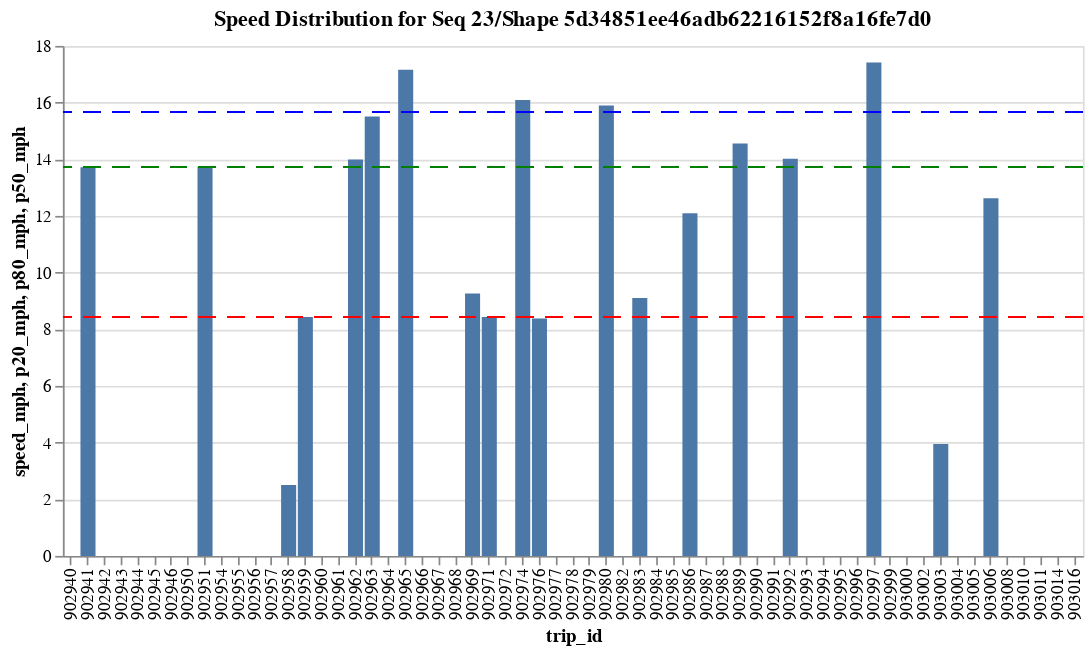

The notebook cell this image was saved under:
### Code cell
display_speeds(shape_array2, stop_seq2)

### Figure 1 — Vega-Lite specification as saved in the notebook (floating-point values rounded to 4 significant figures)
{"config": {"view": {"continuousWidth": 400, "continuousHeight": 300}}, "layer": [{"mark": "bar", "encoding": {"x": {"field": "trip_id", "type": "nominal"}, "y": {"field": "speed_mph", "type": "quantitative"}}, "selection": {"selector001": {"type": "interval", "bind": "scales", "encodings": ["x", "y"]}}, "title": "Speed Distribution for Seq 23/Shape 5d34851ee46adb62216152f8a16fe7d0"}, {"mark": {"type": "rule", "color": "red", "strokeDash": [10, 7]}, "encoding": {"y": {"field": "p20_mph", "type": "quantitative"}}}, {"mark": {"type": "rule", "color": "blue", "strokeDash": [10, 7]}, "encoding": {"y": {"field": "p80_mph", "type": "quantitative"}}}, {"mark": {"type": "rule", "color": "green", "strokeDash": [10, 7]}, "encoding": {"y": {"field": "p50_mph", "type": "quantitative"}}}], "data": {"name": "data-b5f68992e1d244c3071d503f90ff8cab"}, "height": 300, "width": 600, "$schema": "https://vega.github.io/schema/vega-lite/v4.17.0.json", "datasets": {"data-b5f68992e1d244c3071d503f90ff8cab": [{"shape_array_key": "5d34851ee46adb62216152f8a16fe7d0", "stop_sequence": 23, "gtfs_dataset_key": "6c2d7daaf979779fa2089c6395baf98b", "_gtfs_dataset_name": "Big Blue Bus VehiclePositions", "trip_id": "902971", "min_time": "2023-07-12T15:00:08", "min_dist": 198.5, "max_time": "2023-07-12T15:00:53", "max_dist": 368.2, "meters_elapsed": 169.7, "sec_elapsed": 45.0, "speed_mph": 8.436, "stop_id": "149", "loop_or_inlining": 0, "p50_mph": 13.72, "n_trips": 19, "p20_mph": 8.43, "p80_mph": 15.66, "time_of_day": "all_day"}, {"shape_array_key": "5d34851ee46adb62216152f8a16fe7d0", "stop_sequence": 23, "gtfs_dataset_key": "6c2d7daaf979779fa2089c6395baf98b", "_gtfs_dataset_name": "Big Blue Bus VehiclePositions", "trip_id": "902989", "min_time": "2023-07-12T11:54:24", "min_dist": 0.0, "max_time": "2023-07-12T11:55:13", "max_dist": 318.8, "meters_elapsed": 318.8, "sec_elapsed": 49.0, "speed_mph": 14.55, "stop_id": "149", "loop_or_inlining": 0, "p50_mph": 13.72, "n_trips": 19, "p20_mph": 8.43, "p80_mph": 15.66, "time_of_day": "all_day"}, {"shape_array_key": "5d34851ee46adb62216152f8a16fe7d0", "stop_sequence": 23, "gtfs_dataset_key": "6c2d7daaf979779fa2089c6395baf98b", "_gtfs_dataset_name": "Big Blue Bus VehiclePositions", "trip_id": "902941", "min_time": "2023-07-12T19:21:35", "min_dist": 0.0, "max_time": "2023-07-12T19:22:24", "max_dist": 300.5, "meters_elapsed": 300.5, "sec_elapsed": 49.0, "speed_mph": 13.72, "stop_id": "149", "loop_or_inlining": 0, "p50_mph": 13.72, "n_trips": 19, "p20_mph": 8.43, "p80_mph": 15.66, "time_of_day": "all_day"}, {"shape_array_key": "5d34851ee46adb62216152f8a16fe7d0", "stop_sequence": 23, "gtfs_dataset_key": "6c2d7daaf979779fa2089c6395baf98b", "_gtfs_dataset_name": "Big Blue Bus VehiclePositions", "trip_id": "902943", "min_time": "2023-07-12T18:39:10", "min_dist": 0.0, "max_time": "2023-07-12T18:39:57", "max_dist": 0.0, "meters_elapsed": 0.0, "sec_elapsed": 47.0, "speed_mph": 0.0, "stop_id": "149", "loop_or_inlining": 0, "p50_mph": 13.72, "n_trips": 19, "p20_mph": 8.43, "p80_mph": 15.66, "time_of_day": "all_day"}, {"shape_array_key": "5d34851ee46adb62216152f8a16fe7d0", "stop_sequence": 23, "gtfs_dataset_key": "6c2d7daaf979779fa2089c6395baf98b", "_gtfs_dataset_name": "Big Blue Bus VehiclePositions", "trip_id": "903006", "min_time": "2023-07-12T09:02:05", "min_dist": 0.0, "max_time": "2023-07-12T09:03:14", "max_dist": 389.3, "meters_elapsed": 389.3, "sec_elapsed": 69.0, "speed_mph": 12.62, "stop_id": "149", "loop_or_inlining": 0, "p50_mph": 13.72, "n_trips": 19, "p20_mph": 8.43, "p80_mph": 15.66, "time_of_day": "all_day"}, {"shape_array_key": "5d34851ee46adb62216152f8a16fe7d0", "stop_sequence": 23, "gtfs_dataset_key": "6c2d7daaf979779fa2089c6395baf98b", "_gtfs_dataset_name": "Big Blue Bus VehiclePositions", "trip_id": "903002", "min_time": "2023-07-12T09:40:36", "min_dist": 200.2, "max_time": "2023-07-12T09:40:36", "max_dist": 200.2, "meters_elapsed": 0.0, "sec_elapsed": 0.0, "speed_mph": 0.0, "stop_id": "149", "loop_or_inlining": 0, "p50_mph": 13.72, "n_trips": 19, "p20_mph": 8.43, "p80_mph": 15.66, "time_of_day": "all_day"}, {"shape_array_key": "5d34851ee46adb62216152f8a16fe7d0", "stop_sequence": 23, "gtfs_dataset_key": "6c2d7daaf979779fa2089c6395baf98b", "_gtfs_dataset_name": "Big Blue Bus VehiclePositions", "trip_id": "902942", "min_time": "2023-07-12T18:54:40", "min_dist": 297.7, "max_time": "2023-07-12T18:54:40", "max_dist": 297.7, "meters_elapsed": 0.0, "sec_elapsed": 0.0, "speed_mph": 0.0, "stop_id": "149", "loop_or_inlining": 0, "p50_mph": 13.72, "n_trips": 19, "p20_mph": 8.43, "p80_mph": 15.66, "time_of_day": "all_day"}, {"shape_array_key": "5d34851ee46adb62216152f8a16fe7d0", "stop_sequence": 23, "gtfs_dataset_key": "6c2d7daaf979779fa2089c6395baf98b", "_gtfs_dataset_name": "Big Blue Bus VehiclePositions", "trip_id": "902986", "min_time": "2023-07-12T12:20:49", "min_dist": 151.4, "max_time": "2023-07-12T12:21:33", "max_dist": 389.3, "meters_elapsed": 237.9, "sec_elapsed": 44.0, "speed_mph": 12.09, "stop_id": "149", "loop_or_inlining": 0, "p50_mph": 13.72, "n_trips": 19, "p20_mph": 8.43, "p80_mph": 15.66, "time_of_day": "all_day"}, {"shape_array_key": "5d34851ee46adb62216152f8a16fe7d0", "stop_sequence": 23, "gtfs_dataset_key": "6c2d7daaf979779fa2089c6395baf98b", "_gtfs_dataset_name": "Big Blue Bus VehiclePositions", "trip_id": "902992", "min_time": "2023-07-12T11:22:33", "min_dist": 0.0, "max_time": "2023-07-12T11:23:24", "max_dist": 319.6, "meters_elapsed": 319.6, "sec_elapsed": 51.0, "speed_mph": 14.02, "stop_id": "149", "loop_or_inlining": 0, "p50_mph": 13.72, "n_trips": 19, "p20_mph": 8.43, "p80_mph": 15.66, "time_of_day": "all_day"}, {"shape_array_key": "5d34851ee46adb62216152f8a16fe7d0", "stop_sequence": 23, "gtfs_dataset_key": "6c2d7daaf979779fa2089c6395baf98b", "_gtfs_dataset_name": "Big Blue Bus VehiclePositions", "trip_id": "902983", "min_time": "2023-07-12T12:56:59", "min_dist": 0.0, "max_time": "2023-07-12T12:58:33", "max_dist": 382.6, "meters_elapsed": 382.6, "sec_elapsed": 94.0, "speed_mph": 9.104, "stop_id": "149", "loop_or_inlining": 0, "p50_mph": 13.72, "n_trips": 19, "p20_mph": 8.43, "p80_mph": 15.66, "time_of_day": "all_day"}, {"shape_array_key": "5d34851ee46adb62216152f8a16fe7d0", "stop_sequence": 23, "gtfs_dataset_key": "6c2d7daaf979779fa2089c6395baf98b", "_gtfs_dataset_name": "Big Blue Bus VehiclePositions", "trip_id": "902987", "min_time": "2023-07-12T12:20:53", "min_dist": 292.2, "max_time": "2023-07-12T12:20:53", "max_dist": 292.2, "meters_elapsed": 0.0, "sec_elapsed": 0.0, "speed_mph": 0.0, "stop_id": "149", "loop_or_inlining": 0, "p50_mph": 13.72, "n_trips": 19, "p20_mph": 8.43, "p80_mph": 15.66, "time_of_day": "all_day"}, {"shape_array_key": "5d34851ee46adb62216152f8a16fe7d0", "stop_sequence": 23, "gtfs_dataset_key": "6c2d7daaf979779fa2089c6395baf98b", "_gtfs_dataset_name": "Big Blue Bus VehiclePositions", "trip_id": "902950", "min_time": "2023-07-12T07:02:38", "min_dist": 167.9, "max_time": "2023-07-12T07:02:38", "max_dist": 167.9, "meters_elapsed": 0.0, "sec_elapsed": 0.0, "speed_mph": 0.0, "stop_id": "149", "loop_or_inlining": 0, "p50_mph": 13.72, "n_trips": 19, "p20_mph": 8.43, "p80_mph": 15.66, "time_of_day": "all_day"}, {"shape_array_key": "5d34851ee46adb62216152f8a16fe7d0", "stop_sequence": 23, "gtfs_dataset_key": "6c2d7daaf979779fa2089c6395baf98b", "_gtfs_dataset_name": "Big Blue Bus VehiclePositions", "trip_id": "903011", "min_time": "2023-07-12T08:05:00", "min_dist": 94.99, "max_time": "2023-07-12T08:05:00", "max_dist": 94.99, "meters_elapsed": 0.0, "sec_elapsed": 0.0, "speed_mph": 0.0, "stop_id": "149", "loop_or_inlining": 0, "p50_mph": 13.72, "n_trips": 19, "p20_mph": 8.43, "p80_mph": 15.66, "time_of_day": "all_day"}, {"shape_array_key": "5d34851ee46adb62216152f8a16fe7d0", "stop_sequence": 23, "gtfs_dataset_key": "6c2d7daaf979779fa2089c6395baf98b", "_gtfs_dataset_name": "Big Blue Bus VehiclePositions", "trip_id": "902963", "min_time": "2023-07-12T16:16:16", "min_dist": 38.25, "max_time": "2023-07-12T16:17:05", "max_dist": 377.9, "meters_elapsed": 339.7, "sec_elapsed": 49.0, "speed_mph": 15.51, "stop_id": "149", "loop_or_inlining": 0, "p50_mph": 13.72, "n_trips": 19, "p20_mph": 8.43, "p80_mph": 15.66, "time_of_day": "all_day"}, {"shape_array_key": "5d34851ee46adb62216152f8a16fe7d0", "stop_sequence": 23, "gtfs_dataset_key": "6c2d7daaf979779fa2089c6395baf98b", "_gtfs_dataset_name": "Big Blue Bus VehiclePositions", "trip_id": "902966", "min_time": "2023-07-12T15:45:06", "min_dist": 0.0, "max_time": "2023-07-12T15:45:51", "max_dist": 0.0, "meters_elapsed": 0.0, "sec_elapsed": 45.0, "speed_mph": 0.0, "stop_id": "149", "loop_or_inlining": 0, "p50_mph": 13.72, "n_trips": 19, "p20_mph": 8.43, "p80_mph": 15.66, "time_of_day": "all_day"}, {"shape_array_key": "5d34851ee46adb62216152f8a16fe7d0", "stop_sequence": 23, "gtfs_dataset_key": "6c2d7daaf979779fa2089c6395baf98b", "_gtfs_dataset_name": "Big Blue Bus VehiclePositions", "trip_id": "902993", "min_time": "2023-07-12T11:14:19", "min_dist": 87.03, "max_time": "2023-07-12T11:14:19", "max_dist": 87.03, "meters_elapsed": 0.0, "sec_elapsed": 0.0, "speed_mph": 0.0, "stop_id": "149", "loop_or_inlining": 0, "p50_mph": 13.72, "n_trips": 19, "p20_mph": 8.43, "p80_mph": 15.66, "time_of_day": "all_day"}, {"shape_array_key": "5d34851ee46adb62216152f8a16fe7d0", "stop_sequence": 23, "gtfs_dataset_key": "6c2d7daaf979779fa2089c6395baf98b", "_gtfs_dataset_name": "Big Blue Bus VehiclePositions", "trip_id": "903008", "min_time": "2023-07-12T08:39:51", "min_dist": 0.0, "max_time": "2023-07-12T08:39:51", "max_dist": 0.0, "meters_elapsed": 0.0, "sec_elapsed": 0.0, "speed_mph": 0.0, "stop_id": "149", "loop_or_inlining": 0, "p50_mph": 13.72, "n_trips": 19, "p20_mph": 8.43, "p80_mph": 15.66, "time_of_day": "all_day"}, {"shape_array_key": "5d34851ee46adb62216152f8a16fe7d0", "stop_sequence": 23, "gtfs_dataset_key": "6c2d7daaf979779fa2089c6395baf98b", "_gtfs_dataset_name": "Big Blue Bus VehiclePositions", "trip_id": "903014", "min_time": "2023-07-12T07:39:51", "min_dist": 0.0, "max_time": "2023-07-12T07:39:51", "max_dist": 0.0, "meters_elapsed": 0.0, "sec_elapsed": 0.0, "speed_mph": 0.0, "stop_id": "149", "loop_or_inlining": 0, "p50_mph": 13.72, "n_trips": 19, "p20_mph": 8.43, "p80_mph": 15.66, "time_of_day": "all_day"}, {"shape_array_key": "5d34851ee46adb62216152f8a16fe7d0", "stop_sequence": 23, "gtfs_dataset_key": "6c2d7daaf979779fa2089c6395baf98b", "_gtfs_dataset_name": "Big Blue Bus VehiclePositions", "trip_id": "902999", "min_time": "2023-07-12T10:07:36", "min_dist": 389.3, "max_time": "2023-07-12T10:07:36", "max_dist": 389.3, "meters_elapsed": 0.0, "sec_elapsed": 0.0, "speed_mph": 0.0, "stop_id": "149", "loop_or_inlining": 0, "p50_mph": 13.72, "n_trips": 19, "p20_mph": 8.43, "p80_mph": 15.66, "time_of_day": "all_day"}, {"shape_array_key": "5d34851ee46adb62216152f8a16fe7d0", "stop_sequence": 23, "gtfs_dataset_key": "6c2d7daaf979779fa2089c6395baf98b", "_gtfs_dataset_name": "Big Blue Bus VehiclePositions", "trip_id": "902990", "min_time": "2023-07-12T11:48:44", "min_dist": 346.8, "max_time": "2023-07-12T11:48:44", "max_dist": 346.8, "meters_elapsed": 0.0, "sec_elapsed": 0.0, "speed_mph": 0.0, "stop_id": "149", "loop_or_inlining": 0, "p50_mph": 13.72, "n_trips": 19, "p20_mph": 8.43, "p80_mph": 15.66, "time_of_day": "all_day"}, {"shape_array_key": "5d34851ee46adb62216152f8a16fe7d0", "stop_sequence": 23, "gtfs_dataset_key": "6c2d7daaf979779fa2089c6395baf98b", "_gtfs_dataset_name": "Big Blue Bus VehiclePositions", "trip_id": "902977", "min_time": "2023-07-12T13:54:31", "min_dist": 0.0, "max_time": "2023-07-12T13:56:04", "max_dist": 0.0, "meters_elapsed": 0.0, "sec_elapsed": 93.0, "speed_mph": 0.0, "stop_id": "149", "loop_or_inlining": 0, "p50_mph": 13.72, "n_trips": 19, "p20_mph": 8.43, "p80_mph": 15.66, "time_of_day": "all_day"}, {"shape_array_key": "5d34851ee46adb62216152f8a16fe7d0", "stop_sequence": 23, "gtfs_dataset_key": "6c2d7daaf979779fa2089c6395baf98b", "_gtfs_dataset_name": "Big Blue Bus VehiclePositions", "trip_id": "902980", "min_time": "2023-07-12T13:27:52", "min_dist": 0.0, "max_time": "2023-07-12T13:28:41", "max_dist": 348.2, "meters_elapsed": 348.2, "sec_elapsed": 49.0, "speed_mph": 15.9, "stop_id": "149", "loop_or_inlining": 0, "p50_mph": 13.72, "n_trips": 19, "p20_mph": 8.43, "p80_mph": 15.66, "time_of_day": "all_day"}, {"shape_array_key": "5d34851ee46adb62216152f8a16fe7d0", "stop_sequence": 23, "gtfs_dataset_key": "6c2d7daaf979779fa2089c6395baf98b", "_gtfs_dataset_name": "Big Blue Bus VehiclePositions", "trip_id": "902956", "min_time": "2023-07-12T17:26:25", "min_dist": 0.0, "max_time": "2023-07-12T17:27:13", "max_dist": 0.0, "meters_elapsed": 0.0, "sec_elapsed": 48.0, "speed_mph": 0.0, "stop_id": "149", "loop_or_inlining": 0, "p50_mph": 13.72, "n_trips": 19, "p20_mph": 8.43, "p80_mph": 15.66, "time_of_day": "all_day"}, {"shape_array_key": "5d34851ee46adb62216152f8a16fe7d0", "stop_sequence": 23, "gtfs_dataset_key": "6c2d7daaf979779fa2089c6395baf98b", "_gtfs_dataset_name": "Big Blue Bus VehiclePositions", "trip_id": "902964", "min_time": "2023-07-12T16:06:09", "min_dist": 106.2, "max_time": "2023-07-12T16:06:09", "max_dist": 106.2, "meters_elapsed": 0.0, "sec_elapsed": 0.0, "speed_mph": 0.0, "stop_id": "149", "loop_or_inlining": 0, "p50_mph": 13.72, "n_trips": 19, "p20_mph": 8.43, "p80_mph": 15.66, "time_of_day": "all_day"}, {"shape_array_key": "5d34851ee46adb62216152f8a16fe7d0", "stop_sequence": 23, "gtfs_dataset_key": "6c2d7daaf979779fa2089c6395baf98b", "_gtfs_dataset_name": "Big Blue Bus VehiclePositions", "trip_id": "902978", "min_time": "2023-07-12T13:54:33", "min_dist": 166.6, "max_time": "2023-07-12T13:54:33", "max_dist": 166.6, "meters_elapsed": 0.0, "sec_elapsed": 0.0, "speed_mph": 0.0, "stop_id": "149", "loop_or_inlining": 0, "p50_mph": 13.72, "n_trips": 19, "p20_mph": 8.43, "p80_mph": 15.66, "time_of_day": "all_day"}, {"shape_array_key": "5d34851ee46adb62216152f8a16fe7d0", "stop_sequence": 23, "gtfs_dataset_key": "6c2d7daaf979779fa2089c6395baf98b", "_gtfs_dataset_name": "Big Blue Bus VehiclePositions", "trip_id": "902974", "min_time": "2023-07-12T14:43:39", "min_dist": 0.0, "max_time": "2023-07-12T14:44:29", "max_dist": 359.6, "meters_elapsed": 359.6, "sec_elapsed": 50.0, "speed_mph": 16.09, "stop_id": "149", "loop_or_inlining": 0, "p50_mph": 13.72, "n_trips": 19, "p20_mph": 8.43, "p80_mph": 15.66, "time_of_day": "all_day"}, {"shape_array_key": "5d34851ee46adb62216152f8a16fe7d0", "stop_sequence": 23, "gtfs_dataset_key": "6c2d7daaf979779fa2089c6395baf98b", "_gtfs_dataset_name": "Big Blue Bus VehiclePositions", "trip_id": "902995", "min_time": "2023-07-12T10:53:37", "min_dist": 0.0, "max_time": "2023-07-12T10:53:37", "max_dist": 0.0, "meters_elapsed": 0.0, "sec_elapsed": 0.0, "speed_mph": 0.0, "stop_id": "149", "loop_or_inlining": 0, "p50_mph": 13.72, "n_trips": 19, "p20_mph": 8.43, "p80_mph": 15.66, "time_of_day": "all_day"}, {"shape_array_key": "5d34851ee46adb62216152f8a16fe7d0", "stop_sequence": 23, "gtfs_dataset_key": "6c2d7daaf979779fa2089c6395baf98b", "_gtfs_dataset_name": "Big Blue Bus VehiclePositions", "trip_id": "902997", "min_time": "2023-07-12T10:37:35", "min_dist": 0.0, "max_time": "2023-07-12T10:38:25", "max_dist": 389.3, "meters_elapsed": 389.3, "sec_elapsed": 50.0, "speed_mph": 17.42, "stop_id": "149", "loop_or_inlining": 0, "p50_mph": 13.72, "n_trips": 19, "p20_mph": 8.43, "p80_mph": 15.66, "time_of_day": "all_day"}, {"shape_array_key": "5d34851ee46adb62216152f8a16fe7d0", "stop_sequence": 23, "gtfs_dataset_key": "6c2d7daaf979779fa2089c6395baf98b", "_gtfs_dataset_name": "Big Blue Bus VehiclePositions", "trip_id": "903000", "min_time": "2023-07-12T10:06:36", "min_dist": 273.6, "max_time": "2023-07-12T10:06:36", "max_dist": 273.6, "meters_elapsed": 0.0, "sec_elapsed": 0.0, "speed_mph": 0.0, "stop_id": "149", "loop_or_inlining": 0, "p50_mph": 13.72, "n_trips": 19, "p20_mph": 8.43, "p80_mph": 15.66, "time_of_day": "all_day"}, {"shape_array_key": "5d34851ee46adb62216152f8a16fe7d0", "stop_sequence": 23, "gtfs_dataset_key": "6c2d7daaf979779fa2089c6395baf98b", "_gtfs_dataset_name": "Big Blue Bus VehiclePositions", "trip_id": "902969", "min_time": "2023-07-12T15:17:08", "min_dist": 0.0, "max_time": "2023-07-12T15:18:42", "max_dist": 389.3, "meters_elapsed": 389.3, "sec_elapsed": 94.0, "speed_mph": 9.263, "stop_id": "149", "loop_or_inlining": 0, "p50_mph": 13.72, "n_trips": 19, "p20_mph": 8.43, "p80_mph": 15.66, "time_of_day": "all_day"}, {"shape_array_key": "5d34851ee46adb62216152f8a16fe7d0", "stop_sequence": 23, "gtfs_dataset_key": "6c2d7daaf979779fa2089c6395baf98b", "_gtfs_dataset_name": "Big Blue Bus VehiclePositions", "trip_id": "902944", "min_time": "2023-07-12T18:33:05", "min_dist": 151.0, "max_time": "2023-07-12T18:33:05", "max_dist": 151.0, "meters_elapsed": 0.0, "sec_elapsed": 0.0, "speed_mph": 0.0, "stop_id": "149", "loop_or_inlining": 0, "p50_mph": 13.72, "n_trips": 19, "p20_mph": 8.43, "p80_mph": 15.66, "time_of_day": "all_day"}, {"shape_array_key": "5d34851ee46adb62216152f8a16fe7d0", "stop_sequence": 23, "gtfs_dataset_key": "6c2d7daaf979779fa2089c6395baf98b", "_gtfs_dataset_name": "Big Blue Bus VehiclePositions", "trip_id": "902958", "min_time": "2023-07-12T17:05:25", "min_dist": 0.0, "max_time": "2023-07-12T17:05:55", "max_dist": 33.61, "meters_elapsed": 33.61, "sec_elapsed": 30.0, "speed_mph": 2.506, "stop_id": "149", "loop_or_inlining": 0, "p50_mph": 13.72, "n_trips": 19, "p20_mph": 8.43, "p80_mph": 15.66, "time_of_day": "all_day"}, {"shape_array_key": "5d34851ee46adb62216152f8a16fe7d0", "stop_sequence": 23, "gtfs_dataset_key": "6c2d7daaf979779fa2089c6395baf98b", "_gtfs_dataset_name": "Big Blue Bus VehiclePositions", "trip_id": "902994", "min_time": "2023-07-12T11:09:16", "min_dist": 0.0, "max_time": "2023-07-12T11:09:16", "max_dist": 0.0, "meters_elapsed": 0.0, "sec_elapsed": 0.0, "speed_mph": 0.0, "stop_id": "149", "loop_or_inlining": 0, "p50_mph": 13.72, "n_trips": 19, "p20_mph": 8.43, "p80_mph": 15.66, "time_of_day": "all_day"}, {"shape_array_key": "5d34851ee46adb62216152f8a16fe7d0", "stop_sequence": 23, "gtfs_dataset_key": "6c2d7daaf979779fa2089c6395baf98b", "_gtfs_dataset_name": "Big Blue Bus VehiclePositions", "trip_id": "902954", "min_time": "2023-07-12T17:45:57", "min_dist": 9.863, "max_time": "2023-07-12T17:45:57", "max_dist": 9.863, "meters_elapsed": 0.0, "sec_elapsed": 0.0, "speed_mph": 0.0, "stop_id": "149", "loop_or_inlining": 0, "p50_mph": 13.72, "n_trips": 19, "p20_mph": 8.43, "p80_mph": 15.66, "time_of_day": "all_day"}, {"shape_array_key": "5d34851ee46adb62216152f8a16fe7d0", "stop_sequence": 23, "gtfs_dataset_key": "6c2d7daaf979779fa2089c6395baf98b", "_gtfs_dataset_name": "Big Blue Bus VehiclePositions", "trip_id": "902962", "min_time": "2023-07-12T16:27:00", "min_dist": 0.0, "max_time": "2023-07-12T16:27:49", "max_dist": 306.4, "meters_elapsed": 306.4, "sec_elapsed": 49.0, "speed_mph": 13.99, "stop_id": "149", "loop_or_inlining": 0, "p50_mph": 13.72, "n_trips": 19, "p20_mph": 8.43, "p80_mph": 15.66, "time_of_day": "all_day"}, {"shape_array_key": "5d34851ee46adb62216152f8a16fe7d0", "stop_sequence": 23, "gtfs_dataset_key": "6c2d7daaf979779fa2089c6395baf98b", "_gtfs_dataset_name": "Big Blue Bus VehiclePositions", "trip_id": "902984", "min_time": "2023-07-12T12:48:43", "min_dist": 242.1, "max_time": "2023-07-12T12:48:43", "max_dist": 242.1, "meters_elapsed": 0.0, "sec_elapsed": 0.0, "speed_mph": 0.0, "stop_id": "149", "loop_or_inlining": 0, "p50_mph": 13.72, "n_trips": 19, "p20_mph": 8.43, "p80_mph": 15.66, "time_of_day": "all_day"}, {"shape_array_key": "5d34851ee46adb62216152f8a16fe7d0", "stop_sequence": 23, "gtfs_dataset_key": "6c2d7daaf979779fa2089c6395baf98b", "_gtfs_dataset_name": "Big Blue Bus VehiclePositions", "trip_id": "903003", "min_time": "2023-07-12T09:34:04", "min_dist": 0.0, "max_time": "2023-07-12T09:36:35", "max_dist": 266.5, "meters_elapsed": 266.5, "sec_elapsed": 151.0, "speed_mph": 3.948, "stop_id": "149", "loop_or_inlining": 0, "p50_mph": 13.72, "n_trips": 19, "p20_mph": 8.43, "p80_mph": 15.66, "time_of_day": "all_day"}, {"shape_array_key": "5d34851ee46adb62216152f8a16fe7d0", "stop_sequence": 23, "gtfs_dataset_key": "6c2d7daaf979779fa2089c6395baf98b", "_gtfs_dataset_name": "Big Blue Bus VehiclePositions", "trip_id": "902960", "min_time": "2023-07-12T16:58:50", "min_dist": 193.5, "max_time": "2023-07-12T16:58:50", "max_dist": 193.5, "meters_elapsed": 0.0, "sec_elapsed": 0.0, "speed_mph": 0.0, "stop_id": "149", "loop_or_inlining": 0, "p50_mph": 13.72, "n_trips": 19, "p20_mph": 8.43, "p80_mph": 15.66, "time_of_day": "all_day"}, {"shape_array_key": "5d34851ee46adb62216152f8a16fe7d0", "stop_sequence": 23, "gtfs_dataset_key": "6c2d7daaf979779fa2089c6395baf98b", "_gtfs_dataset_name": "Big Blue Bus VehiclePositions", "trip_id": "902976", "min_time": "2023-07-12T14:09:55", "min_dist": 0.0, "max_time": "2023-07-12T14:11:25", "max_dist": 337.0, "meters_elapsed": 337.0, "sec_elapsed": 90.0, "speed_mph": 8.377, "stop_id": "149", "loop_or_inlining": 0, "p50_mph": 13.72, "n_trips": 19, "p20_mph": 8.43, "p80_mph": 15.66, "time_of_day": "all_day"}, {"shape_array_key": "5d34851ee46adb62216152f8a16fe7d0", "stop_sequence": 23, "gtfs_dataset_key": "6c2d7daaf979779fa2089c6395baf98b", "_gtfs_dataset_name": "Big Blue Bus VehiclePositions", "trip_id": "902961", "min_time": "2023-07-12T16:37:19", "min_dist": 389.3, "max_time": "2023-07-12T16:37:19", "max_dist": 389.3, "meters_elapsed": 0.0, "sec_elapsed": 0.0, "speed_mph": 0.0, "stop_id": "149", "loop_or_inlining": 0, "p50_mph": 13.72, "n_trips": 19, "p20_mph": 8.43, "p80_mph": 15.66, "time_of_day": "all_day"}, {"shape_array_key": "5d34851ee46adb62216152f8a16fe7d0", "stop_sequence": 23, "gtfs_dataset_key": "6c2d7daaf979779fa2089c6395baf98b", "_gtfs_dataset_name": "Big Blue Bus VehiclePositions", "trip_id": "902967", "min_time": "2023-07-12T15:35:50", "min_dist": 360.4, "max_time": "2023-07-12T15:35:50", "max_dist": 360.4, "meters_elapsed": 0.0, "sec_elapsed": 0.0, "speed_mph": 0.0, "stop_id": "149", "loop_or_inlining": 0, "p50_mph": 13.72, "n_trips": 19, "p20_mph": 8.43, "p80_mph": 15.66, "time_of_day": "all_day"}, {"shape_array_key": "5d34851ee46adb62216152f8a16fe7d0", "stop_sequence": 23, "gtfs_dataset_key": "6c2d7daaf979779fa2089c6395baf98b", "_gtfs_dataset_name": "Big Blue Bus VehiclePositions", "trip_id": "902996", "min_time": "2023-07-12T10:40:17", "min_dist": 0.0, "max_time": "2023-07-12T10:41:01", "max_dist": 0.0, "meters_elapsed": 0.0, "sec_elapsed": 44.0, "speed_mph": 0.0, "stop_id": "149", "loop_or_inlining": 0, "p50_mph": 13.72, "n_trips": 19, "p20_mph": 8.43, "p80_mph": 15.66, "time_of_day": "all_day"}, {"shape_array_key": "5d34851ee46adb62216152f8a16fe7d0", "stop_sequence": 23, "gtfs_dataset_key": "6c2d7daaf979779fa2089c6395baf98b", "_gtfs_dataset_name": "Big Blue Bus VehiclePositions", "trip_id": "903005", "min_time": "2023-07-12T09:14:28", "min_dist": 364.8, "max_time": "2023-07-12T09:16:02", "max_dist": 364.8, "meters_elapsed": 0.0, "sec_elapsed": 94.0, "speed_mph": 0.0, "stop_id": "149", "loop_or_inlining": 0, "p50_mph": 13.72, "n_trips": 19, "p20_mph": 8.43, "p80_mph": 15.66, "time_of_day": "all_day"}, {"shape_array_key": "5d34851ee46adb62216152f8a16fe7d0", "stop_sequence": 23, "gtfs_dataset_key": "6c2d7daaf979779fa2089c6395baf98b", "_gtfs_dataset_name": "Big Blue Bus VehiclePositions", "trip_id": "903004", "min_time": "2023-07-12T09:24:01", "min_dist": 156.3, "max_time": "2023-07-12T09:24:01", "max_dist": 156.3, "meters_elapsed": 0.0, "sec_elapsed": 0.0, "speed_mph": 0.0, "stop_id": "149", "loop_or_inlining": 0, "p50_mph": 13.72, "n_trips": 19, "p20_mph": 8.43, "p80_mph": 15.66, "time_of_day": "all_day"}, {"shape_array_key": "5d34851ee46adb62216152f8a16fe7d0", "stop_sequence": 23, "gtfs_dataset_key": "6c2d7daaf979779fa2089c6395baf98b", "_gtfs_dataset_name": "Big Blue Bus VehiclePositions", "trip_id": "902940", "min_time": "2023-07-12T19:21:44", "min_dist": 0.0, "max_time": "2023-07-12T19:21:44", "max_dist": 0.0, "meters_elapsed": 0.0, "sec_elapsed": 0.0, "speed_mph": 0.0, "stop_id": "149", "loop_or_inlining": 0, "p50_mph": 13.72, "n_trips": 19, "p20_mph": 8.43, "p80_mph": 15.66, "time_of_day": "all_day"}, {"shape_array_key": "5d34851ee46adb62216152f8a16fe7d0", "stop_sequence": 23, "gtfs_dataset_key": "6c2d7daaf979779fa2089c6395baf98b", "_gtfs_dataset_name": "Big Blue Bus VehiclePositions", "trip_id": "902959", "min_time": "2023-07-12T16:57:22", "min_dist": 0.0, "max_time": "2023-07-12T16:58:11", "max_dist": 184.6, "meters_elapsed": 184.6, "sec_elapsed": 49.0, "speed_mph": 8.429, "stop_id": "149", "loop_or_inlining": 0, "p50_mph": 13.72, "n_trips": 19, "p20_mph": 8.43, "p80_mph": 15.66, "time_of_day": "all_day"}, {"shape_array_key": "5d34851ee46adb62216152f8a16fe7d0", "stop_sequence": 23, "gtfs_dataset_key": "6c2d7daaf979779fa2089c6395baf98b", "_gtfs_dataset_name": "Big Blue Bus VehiclePositions", "trip_id": "902972", "min_time": "2023-07-12T14:44:10", "min_dist": 5.421, "max_time": "2023-07-12T14:44:10", "max_dist": 5.421, "meters_elapsed": 0.0, "sec_elapsed": 0.0, "speed_mph": 0.0, "stop_id": "149", "loop_or_inlining": 0, "p50_mph": 13.72, "n_trips": 19, "p20_mph": 8.43, "p80_mph": 15.66, "time_of_day": "all_day"}, {"shape_array_key": "5d34851ee46adb62216152f8a16fe7d0", "stop_sequence": 23, "gtfs_dataset_key": "6c2d7daaf979779fa2089c6395baf98b", "_gtfs_dataset_name": "Big Blue Bus VehiclePositions", "trip_id": "902951", "min_time": "2023-07-12T06:42:04", "min_dist": 113.2, "max_time": "2023-07-12T06:42:49", "max_dist": 389.3, "meters_elapsed": 276.0, "sec_elapsed": 45.0, "speed_mph": 13.72, "stop_id": "149", "loop_or_inlining": 0, "p50_mph": 13.72, "n_trips": 19, "p20_mph": 8.43, "p80_mph": 15.66, "time_of_day": "all_day"}, {"shape_array_key": "5d34851ee46adb62216152f8a16fe7d0", "stop_sequence": 23, "gtfs_dataset_key": "6c2d7daaf979779fa2089c6395baf98b", "_gtfs_dataset_name": "Big Blue Bus VehiclePositions", "trip_id": "902968", "min_time": "2023-07-12T15:29:09", "min_dist": 389.3, "max_time": "2023-07-12T15:29:09", "max_dist": 389.3, "meters_elapsed": 0.0, "sec_elapsed": 0.0, "speed_mph": 0.0, "stop_id": "149", "loop_or_inlining": 0, "p50_mph": 13.72, "n_trips": 19, "p20_mph": 8.43, "p80_mph": 15.66, "time_of_day": "all_day"}, {"shape_array_key": "5d34851ee46adb62216152f8a16fe7d0", "stop_sequence": 23, "gtfs_dataset_key": "6c2d7daaf979779fa2089c6395baf98b", "_gtfs_dataset_name": "Big Blue Bus VehiclePositions", "trip_id": "902979", "min_time": "2023-07-12T13:31:22", "min_dist": 229.9, "max_time": "2023-07-12T13:31:22", "max_dist": 229.9, "meters_elapsed": 0.0, "sec_elapsed": 0.0, "speed_mph": 0.0, "stop_id": "149", "loop_or_inlining": 0, "p50_mph": 13.72, "n_trips": 19, "p20_mph": 8.43, "p80_mph": 15.66, "time_of_day": "all_day"}, {"shape_array_key": "5d34851ee46adb62216152f8a16fe7d0", "stop_sequence": 23, "gtfs_dataset_key": "6c2d7daaf979779fa2089c6395baf98b", "_gtfs_dataset_name": "Big Blue Bus VehiclePositions", "trip_id": "903016", "min_time": "2023-07-12T07:17:01", "min_dist": 204.2, "max_time": "2023-07-12T07:17:01", "max_dist": 204.2, "meters_elapsed": 0.0, "sec_elapsed": 0.0, "speed_mph": 0.0, "stop_id": "149", "loop_or_inlining": 0, "p50_mph": 13.72, "n_trips": 19, "p20_mph": 8.43, "p80_mph": 15.66, "time_of_day": "all_day"}, {"shape_array_key": "5d34851ee46adb62216152f8a16fe7d0", "stop_sequence": 23, "gtfs_dataset_key": "6c2d7daaf979779fa2089c6395baf98b", "_gtfs_dataset_name": "Big Blue Bus VehiclePositions", "trip_id": "902965", "min_time": "2023-07-12T15:52:17", "min_dist": 0.0, "max_time": "2023-07-12T15:53:06", "max_dist": 375.9, "meters_elapsed": 375.9, "sec_elapsed": 49.0, "speed_mph": 17.16, "stop_id": "149", "loop_or_inlining": 0, "p50_mph": 13.72, "n_trips": 19, "p20_mph": 8.43, "p80_mph": 15.66, "time_of_day": "all_day"}, {"shape_array_key": "5d34851ee46adb62216152f8a16fe7d0", "stop_sequence": 23, "gtfs_dataset_key": "6c2d7daaf979779fa2089c6395baf98b", "_gtfs_dataset_name": "Big Blue Bus VehiclePositions", "trip_id": "903010", "min_time": "2023-07-12T08:19:42", "min_dist": 0.0, "max_time": "2023-07-12T08:19:42", "max_dist": 0.0, "meters_elapsed": 0.0, "sec_elapsed": 0.0, "speed_mph": 0.0, "stop_id": "149", "loop_or_inlining": 0, "p50_mph": 13.72, "n_trips": 19, "p20_mph": 8.43, "p80_mph": 15.66, "time_of_day": "all_day"}, {"shape_array_key": "5d34851ee46adb62216152f8a16fe7d0", "stop_sequence": 23, "gtfs_dataset_key": "6c2d7daaf979779fa2089c6395baf98b", "_gtfs_dataset_name": "Big Blue Bus VehiclePositions", "trip_id": "902946", "min_time": "2023-07-12T17:55:14", "min_dist": 0.0, "max_time": "2023-07-12T17:55:14", "max_dist": 0.0, "meters_elapsed": 0.0, "sec_elapsed": 0.0, "speed_mph": 0.0, "stop_id": "149", "loop_or_inlining": 0, "p50_mph": 13.72, "n_trips": 19, "p20_mph": 8.43, "p80_mph": 15.66, "time_of_day": "all_day"}, {"shape_array_key": "5d34851ee46adb62216152f8a16fe7d0", "stop_sequence": 23, "gtfs_dataset_key": "6c2d7daaf979779fa2089c6395baf98b", "_gtfs_dataset_name": "Big Blue Bus VehiclePositions", "trip_id": "902991", "min_time": "2023-07-12T11:50:05", "min_dist": 69.76, "max_time": "2023-07-12T11:50:05", "max_dist": 69.76, "meters_elapsed": 0.0, "sec_elapsed": 0.0, "speed_mph": 0.0, "stop_id": "149", "loop_or_inlining": 0, "p50_mph": 13.72, "n_trips": 19, "p20_mph": 8.43, "p80_mph": 15.66, "time_of_day": "all_day"}, {"shape_array_key": "5d34851ee46adb62216152f8a16fe7d0", "stop_sequence": 23, "gtfs_dataset_key": "6c2d7daaf979779fa2089c6395baf98b", "_gtfs_dataset_name": "Big Blue Bus VehiclePositions", "trip_id": "902955", "min_time": "2023-07-12T17:36:58", "min_dist": 228.3, "max_time": "2023-07-12T17:36:58", "max_dist": 228.3, "meters_elapsed": 0.0, "sec_elapsed": 0.0, "speed_mph": 0.0, "stop_id": "149", "loop_or_inlining": 0, "p50_mph": 13.72, "n_trips": 19, "p20_mph": 8.43, "p80_mph": 15.66, "time_of_day": "all_day"}, {"shape_array_key": "5d34851ee46adb62216152f8a16fe7d0", "stop_sequence": 23, "gtfs_dataset_key": "6c2d7daaf979779fa2089c6395baf98b", "_gtfs_dataset_name": "Big Blue Bus VehiclePositions", "trip_id": "902957", "min_time": "2023-07-12T17:12:52", "min_dist": 261.5, "max_time": "2023-07-12T17:12:52", "max_dist": 261.5, "meters_elapsed": 0.0, "sec_elapsed": 0.0, "speed_mph": 0.0, "stop_id": "149", "loop_or_inlining": 0, "p50_mph": 13.72, "n_trips": 19, "p20_mph": 8.43, "p80_mph": 15.66, "time_of_day": "all_day"}, {"shape_array_key": "5d34851ee46adb62216152f8a16fe7d0", "stop_sequence": 23, "gtfs_dataset_key": "6c2d7daaf979779fa2089c6395baf98b", "_gtfs_dataset_name": "Big Blue Bus VehiclePositions", "trip_id": "902982", "min_time": "2023-07-12T12:58:26", "min_dist": 223.0, "max_time": "2023-07-12T12:58:26", "max_dist": 223.0, "meters_elapsed": 0.0, "sec_elapsed": 0.0, "speed_mph": 0.0, "stop_id": "149", "loop_or_inlining": 0, "p50_mph": 13.72, "n_trips": 19, "p20_mph": 8.43, "p80_mph": 15.66, "time_of_day": "all_day"}, {"shape_array_key": "5d34851ee46adb62216152f8a16fe7d0", "stop_sequence": 23, "gtfs_dataset_key": "6c2d7daaf979779fa2089c6395baf98b", "_gtfs_dataset_name": "Big Blue Bus VehiclePositions", "trip_id": "902985", "min_time": "2023-07-12T12:45:45", "min_dist": 0.0, "max_time": "2023-07-12T12:45:45", "max_dist": 0.0, "meters_elapsed": 0.0, "sec_elapsed": 0.0, "speed_mph": 0.0, "stop_id": "149", "loop_or_inlining": 0, "p50_mph": 13.72, "n_trips": 19, "p20_mph": 8.43, "p80_mph": 15.66, "time_of_day": "all_day"}, {"shape_array_key": "5d34851ee46adb62216152f8a16fe7d0", "stop_sequence": 23, "gtfs_dataset_key": "6c2d7daaf979779fa2089c6395baf98b", "_gtfs_dataset_name": "Big Blue Bus VehiclePositions", "trip_id": "902945", "min_time": "2023-07-12T18:11:36", "min_dist": 389.3, "max_time": "2023-07-12T18:11:36", "max_dist": 389.3, "meters_elapsed": 0.0, "sec_elapsed": 0.0, "speed_mph": 0.0, "stop_id": "149", "loop_or_inlining": 0, "p50_mph": 13.72, "n_trips": 19, "p20_mph": 8.43, "p80_mph": 15.66, "time_of_day": "all_day"}, {"shape_array_key": "5d34851ee46adb62216152f8a16fe7d0", "stop_sequence": 23, "gtfs_dataset_key": "6c2d7daaf979779fa2089c6395baf98b", "_gtfs_dataset_name": "Big Blue Bus VehiclePositions", "trip_id": "902988", "min_time": "2023-07-12T12:00:48", "min_dist": 83.05, "max_time": "2023-07-12T12:00:48", "max_dist": 83.05, "meters_elapsed": 0.0, "sec_elapsed": 0.0, "speed_mph": 0.0, "stop_id": "149", "loop_or_inlining": 0, "p50_mph": 13.72, "n_trips": 19, "p20_mph": 8.43, "p80_mph": 15.66, "time_of_day": "all_day"}]}}
